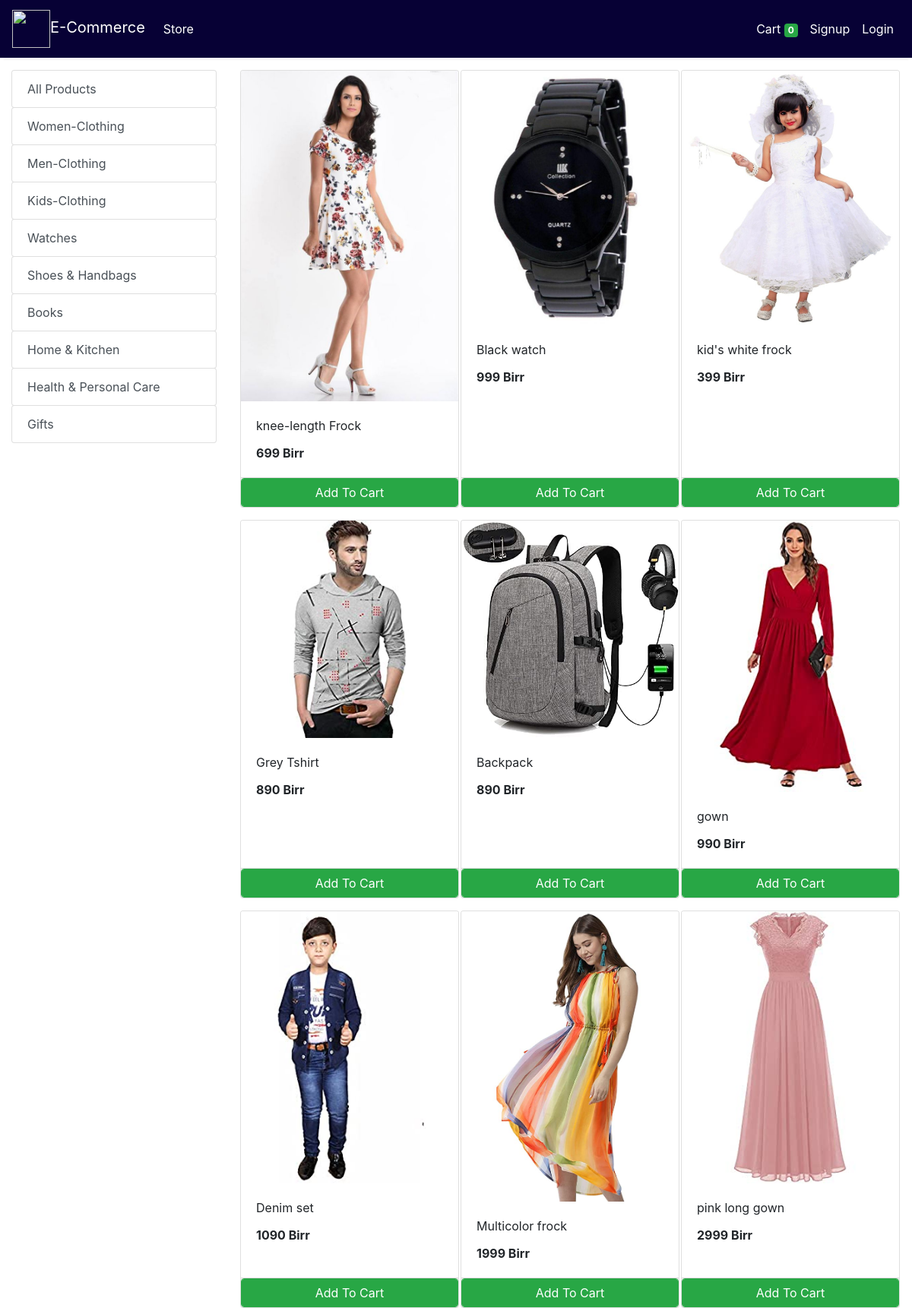
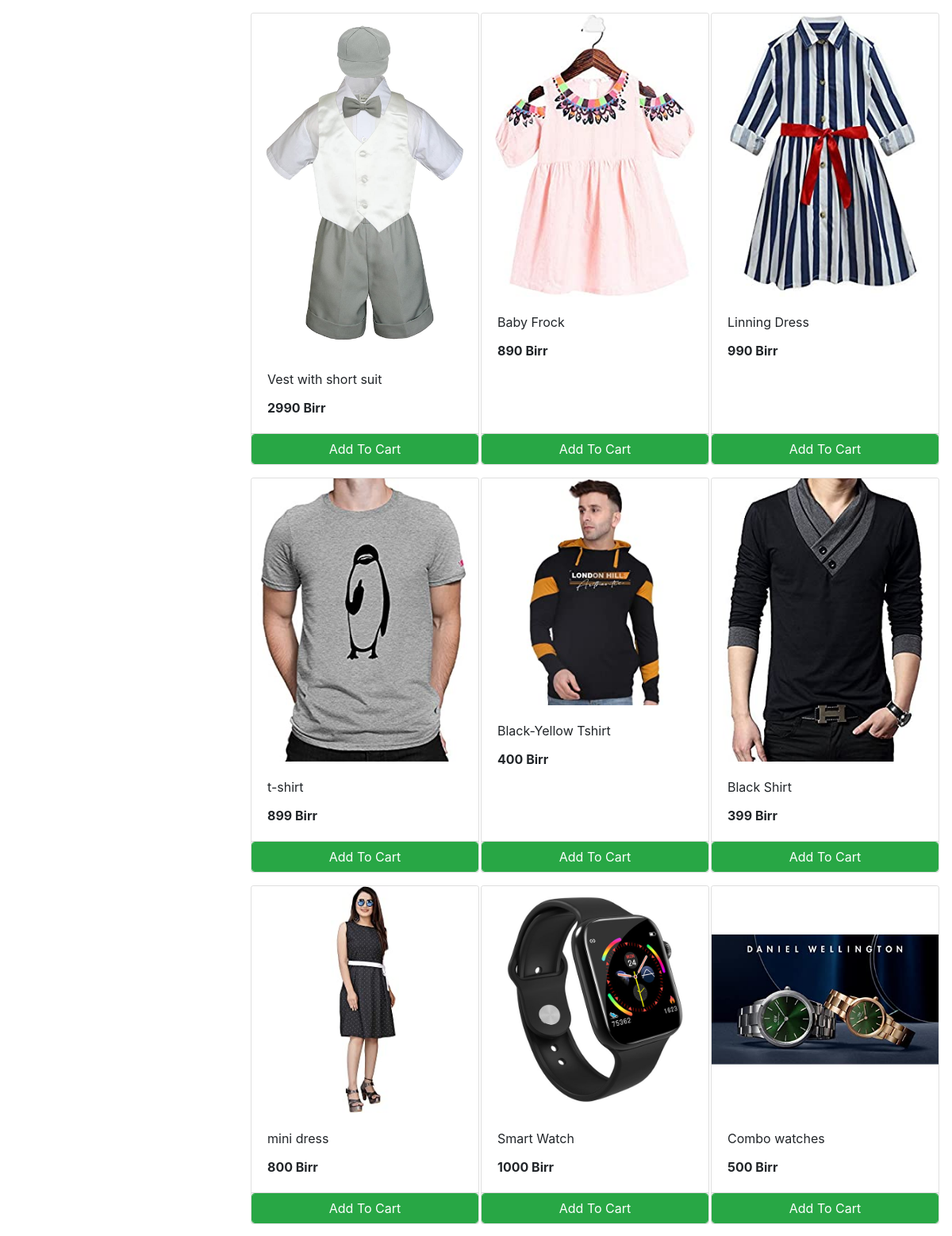
The app's page /store (upper part) with its own data (2 pictures, top to bottom).
### store/models/category.py (models this page shows, shortened)
class Category(models.Model):
    name= models.CharField(max_length=50)
    @staticmethod
    def get_all_categories():
        return Category.objects.all()

### store/models/product.py (models this page shows, shortened)
class Products(models.Model):
    name = models.CharField(max_length=60)
    price= models.IntegerField(default=0)
    category= models.ForeignKey(Category,on_delete=models.CASCADE,default=1 )
    description= models.CharField(max_length=250, default='', blank=True, null= True)
    image= models.ImageField(upload_to='uploads/products/')
    @staticmethod
    def get_all_products():
        return Products.objects.all()

### store/views/home.py (the view)
# urls.py: path('' , include('store.urls'))
def store(request):
    cart = request.session.get('cart')
    if not cart:
        request.session['cart'] = {}
    products = None
    categories = Category.get_all_categories()
    categoryID = request.GET.get('category')
    if categoryID:
        products = Products.get_all_products_by_categoryid(categoryID)
    else:
        products = Products.get_all_products();
    data = {}
    data['products'] = products
    data['categories'] = categories
    print('you are : ', request.session.get('customer'))
    return render(request, 'index.html', data)

### store/templatetags/cart.py (called while the page is built)
@register.filter (name='is_in_cart')
def is_in_cart(product, cart):
    keys = cart.keys ()
    for id in keys:
        if int (id) == product.id:
            return True
    return False;

### store/templatetags/custom_filter.py (called while the page is built)
@register.filter(name='currency')
def currency(number):
    return str(number)+" Birr"

### store/templates/index.html (shortened to what this page needs)
{% extends 'base.html' %}
{% block content %}
{% load cart %}
{% load custom_filter %}
<div class="container-fluid mt-3">
	<div class="row">
		<div class="col-lg-3 mx-auto">
			<div class="list-group">
				<a href="/" class="list-group-item list-group-item-action btn btn-outline-success">All Products</a>
				{% for category in categories %}
				<a href="/?category={{category.id}}"
					class="list-group-item list-group-item-action btn btn-outline-success ">{{category.name}}</a>
				{% endfor %}
			</div>
		</div>
		<div id='products' class="col-lg-9 mx-auto">
			<div class="row mx-auto">
				{% for product in products %}
				<div class="card mx-auto mb-3" id={{product.id}} style="width: 18rem;">
					<img class="card-img-top" src="{{product.image.url}}" alt="Card image cap">
					<div class="card-body">
						<p class="card-title">{{product.name}}</p>
						<p class="card-text"><b>{{product.price|currency}}</b></p>
					</div>
					<div class="card-footer p-0 no-gutters">
						{% if product|is_in_cart:request.session.cart %}
						<div class="row no-gutters">
							<form action="/#{{product.id}}" class="col-2 " method="post">
								{% csrf_token %}
								<input hidden type="text" name='product' value='{{product.id}}'>
								<input hidden type="text" name='remove' value='True'>
								<input type="submit" value=" - " class="btn btn-block btn-success border-right">
							</form>
							<div class="text-center col btn btn-success">{{product|cart_quantity:request.session.cart}} in Cart</div>
							<form action="/#{{product.id}}" class="col-2 " method="post">
								{% csrf_token %}
								<input hidden type="text" name='product' value='{{product.id}}'>
								<input type="submit" value=" + " class="btn btn-block btn-success border-left">
							</form>
						</div>
						{% else %}
						<form action="/#{{product.id}}" method="POST" class="btn-block">
							<input type="submit" class="float-right btn btn-success form-control"
								value="Add To Cart">
						</form>
						{% endif %}
					</div>
				</div>
				{% endfor %}
			</div>
		</div>
	</div>
</div>
{% endblock %}

### records on screen
Category: name "Women-Clothing"
Category: name "Men-Clothing"
Category: name "Kids-Clothing"
Category: name "Watches"
Category: name "Shoes & Handbags"
Category: name "Books"
Category: name "Home & Kitchen"
Category: name "Health & Personal Care"
Category: name "Gifts"
Products: image (picture), name "knee-length Frock", price "699 Birr"
Products: image (picture), name "Black watch", price "999 Birr"
Products: image (picture), name "kid's white frock", price "399 Birr"
Products: image (picture), name "Grey Tshirt", price "890 Birr"
Products: image (picture), name "Backpack", price "890 Birr"
Products: image (picture), name "gown", price "990 Birr"
Products: image (picture), name "Denim set", price "1090 Birr"
Products: image (picture), name "Multicolor frock", price "1999 Birr"
Products: image (picture), name "pink long gown", price "2999 Birr"
Products: image (picture), name "Vest with short suit", price "2990 Birr"
Products: image (picture), name "Baby Frock", price "890 Birr"
Products: image (picture), name "Linning Dress", price "990 Birr"
Products: image (picture), name "t-shirt", price "899 Birr"
Products: image (picture), name "Black-Yellow Tshirt", price "400 Birr"
Products: image (picture), name "Black Shirt", price "399 Birr"
Products: image (picture), name "mini dress", price "800 Birr"
Products: image (picture), name "Smart Watch", price "1000 Birr"
Products: image (picture), name "Combo watches", price "500 Birr"

### other values on screen
{{ request.session.cart.keys|length }} "0"
